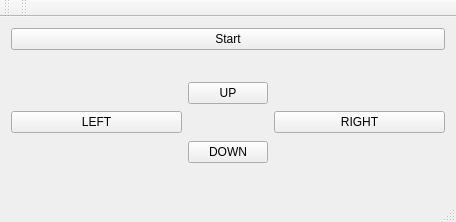
<?xml version="1.0" encoding="UTF-8"?>
<ui version="4.0">
 <class>MainWindow</class>
 <widget class="QMainWindow" name="MainWindow">
  <property name="geometry">
   <rect>
    <x>0</x>
    <y>0</y>
    <width>456</width>
    <height>222</height>
   </rect>
  </property>
  <property name="windowTitle">
   <string>MainWindow</string>
  </property>
  <widget class="QWidget" name="centralWidget">
   <layout class="QGridLayout" name="gridLayout_2">
    <item row="0" column="0">
     <layout class="QGridLayout" name="gridLayout">
      <item row="1" column="1">
       <spacer name="verticalSpacer">
        <property name="orientation">
         <enum>Qt::Vertical</enum>
        </property>
        <property name="sizeHint" stdset="0">
         <size>
          <width>20</width>
          <height>40</height>
         </size>
        </property>
       </spacer>
      </item>
      <item row="2" column="1">
       <layout class="QGridLayout" name="gridLayout_3">
        <item row="1" column="0">
         <spacer name="horizontalSpacer_2">
          <property name="orientation">
           <enum>Qt::Horizontal</enum>
          </property>
          <property name="sizeHint" stdset="0">
           <size>
            <width>40</width>
            <height>20</height>
           </size>
          </property>
         </spacer>
        </item>
        <item row="2" column="1">
         <spacer name="verticalSpacer_3">
          <property name="orientation">
           <enum>Qt::Vertical</enum>
          </property>
          <property name="sizeHint" stdset="0">
           <size>
            <width>20</width>
            <height>40</height>
           </size>
          </property>
         </spacer>
        </item>
        <item row="1" column="2">
         <spacer name="horizontalSpacer">
          <property name="orientation">
           <enum>Qt::Horizontal</enum>
          </property>
          <property name="sizeHint" stdset="0">
           <size>
            <width>40</width>
            <height>20</height>
           </size>
          </property>
         </spacer>
        </item>
        <item row="1" column="1">
         <widget class="QPushButton" name="btnUp">
          <property name="text">
           <string>UP</string>
          </property>
         </widget>
        </item>
        <item row="3" column="1">
         <widget class="QPushButton" name="btnDown">
          <property name="text">
           <string>DOWN</string>
          </property>
         </widget>
        </item>
        <item row="2" column="2">
         <widget class="QPushButton" name="btnRight">
          <property name="text">
           <string>RIGHT</string>
          </property>
         </widget>
        </item>
        <item row="2" column="0">
         <widget class="QPushButton" name="btnLeft">
          <property name="text">
           <string>LEFT</string>
          </property>
         </widget>
        </item>
       </layout>
      </item>
      <item row="0" column="1">
       <widget class="QPushButton" name="btnStart">
        <property name="text">
         <string>Start</string>
        </property>
       </widget>
      </item>
      <item row="4" column="1">
       <spacer name="verticalSpacer_2">
        <property name="orientation">
         <enum>Qt::Vertical</enum>
        </property>
        <property name="sizeHint" stdset="0">
         <size>
          <width>20</width>
          <height>40</height>
         </size>
        </property>
       </spacer>
      </item>
     </layout>
    </item>
   </layout>
  </widget>
  <widget class="QMenuBar" name="menuBar">
   <property name="geometry">
    <rect>
     <x>0</x>
     <y>0</y>
     <width>456</width>
     <height>20</height>
    </rect>
   </property>
  </widget>
  <widget class="QToolBar" name="mainToolBar">
   <attribute name="toolBarArea">
    <enum>TopToolBarArea</enum>
   </attribute>
   <attribute name="toolBarBreak">
    <bool>false</bool>
   </attribute>
  </widget>
  <widget class="QStatusBar" name="statusBar"/>
  <widget class="QToolBar" name="toolBar">
   <property name="windowTitle">
    <string>toolBar</string>
   </property>
   <attribute name="toolBarArea">
    <enum>TopToolBarArea</enum>
   </attribute>
   <attribute name="toolBarBreak">
    <bool>false</bool>
   </attribute>
  </widget>
 </widget>
 <layoutdefault spacing="6" margin="11"/>
 <resources/>
 <connections/>
</ui>
